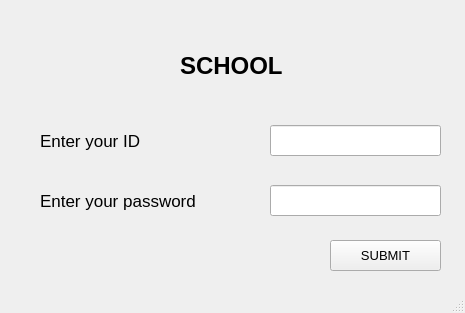
<?xml version="1.0" encoding="UTF-8"?>
<ui version="4.0">
 <class>MainWindow</class>
 <widget class="QMainWindow" name="MainWindow">
  <property name="geometry">
   <rect>
    <x>0</x>
    <y>0</y>
    <width>465</width>
    <height>313</height>
   </rect>
  </property>
  <property name="font">
   <font>
    <pointsize>10</pointsize>
   </font>
  </property>
  <property name="windowTitle">
   <string>MainWindow</string>
  </property>
  <widget class="QWidget" name="centralwidget">
   <widget class="QLabel" name="school_label">
    <property name="geometry">
     <rect>
      <x>180</x>
      <y>20</y>
      <width>131</width>
      <height>91</height>
     </rect>
    </property>
    <property name="font">
     <font>
      <pointsize>18</pointsize>
      <weight>75</weight>
      <bold>true</bold>
     </font>
    </property>
    <property name="text">
     <string>SCHOOL</string>
    </property>
   </widget>
   <widget class="QLineEdit" name="enterid">
    <property name="geometry">
     <rect>
      <x>270</x>
      <y>125</y>
      <width>171</width>
      <height>31</height>
     </rect>
    </property>
    <property name="font">
     <font>
      <pointsize>13</pointsize>
     </font>
    </property>
   </widget>
   <widget class="QLabel" name="label_2">
    <property name="geometry">
     <rect>
      <x>40</x>
      <y>100</y>
      <width>161</width>
      <height>81</height>
     </rect>
    </property>
    <property name="font">
     <font>
      <pointsize>13</pointsize>
     </font>
    </property>
    <property name="text">
     <string>Enter your ID</string>
    </property>
   </widget>
   <widget class="QPushButton" name="idsubmit1">
    <property name="geometry">
     <rect>
      <x>330</x>
      <y>240</y>
      <width>111</width>
      <height>31</height>
     </rect>
    </property>
    <property name="text">
     <string>SUBMIT</string>
    </property>
   </widget>
   <widget class="QLineEdit" name="enterid_2">
    <property name="geometry">
     <rect>
      <x>270</x>
      <y>185</y>
      <width>171</width>
      <height>31</height>
     </rect>
    </property>
    <property name="font">
     <font>
      <pointsize>13</pointsize>
     </font>
    </property>
   </widget>
   <widget class="QLabel" name="label_3">
    <property name="geometry">
     <rect>
      <x>40</x>
      <y>160</y>
      <width>221</width>
      <height>81</height>
     </rect>
    </property>
    <property name="font">
     <font>
      <pointsize>13</pointsize>
     </font>
    </property>
    <property name="text">
     <string>Enter your password</string>
    </property>
   </widget>
  </widget>
  <widget class="QMenuBar" name="menubar">
   <property name="geometry">
    <rect>
     <x>0</x>
     <y>0</y>
     <width>465</width>
     <height>26</height>
    </rect>
   </property>
  </widget>
  <widget class="QStatusBar" name="statusbar"/>
 </widget>
 <resources/>
 <connections/>
</ui>
